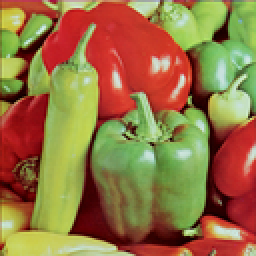
%> input picture lab8/slike/4.2.07.tiff, 128 x 128 px, shrunk from 512 x 512 before the run, given in place of detalj.png, which was not available (shown 2 times larger)
$ octave reg_slike.m   (GNU Octave 9; MATLAB toolbox functions it lacks are replaced by stand-ins)
%> lines starting %> are read from the running program, lines starting %| are printed output that depends on the picture; pictures that were not available may be replaced by others from this repository, and a replacement may not be noted
 addpath('./funkcije')
 addpath('./slike')

%%
[img1, map1] = imread('detalj.png');
%> img1 is the input picture: size 128x128x3 uint8; mean R, G, B 149.9, 115.8, 66.6
%> map1 = []

[img2, map2] = imread('salona.png');
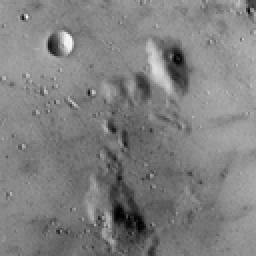
%> input picture lab8/slike/5.1.09.tiff, 128 x 128 px, shrunk from 256 x 256 before the run, given in place of salona.png, which was not available (shown 2 times larger)
%> img2 is the input picture: size 128x128 uint8; min 0, max 251, mean 127.8
%> map2 = []

img_height = size(img1, 1);
%> img_height = 128
img_width = size(img1, 2);
%> img_width = 128

R_corr = zeros(img_height, img_width);

for i = 0: img_height
    for j = 0: img_width
        R_corr(i+1,j+1) = correlation_image (img2, img1, j, i);

    end
end
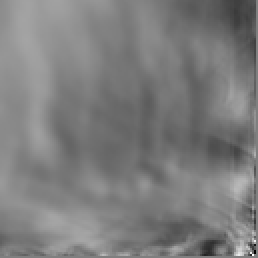
%> R_corr: size 129x129 double (shown 2 times larger); min -6.1e-05, max 6.1e-05, mean -1.05e-06; drawn with min black and max white
figure();
mesh(1:size(R_corr,2), 1:size(R_corr,1), R_corr)
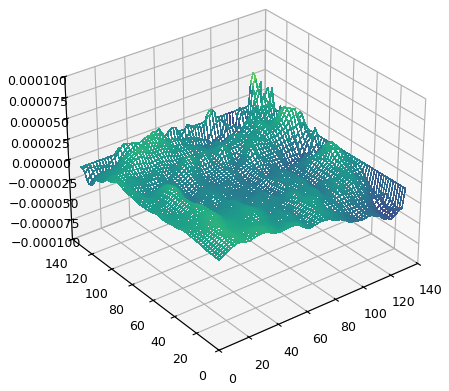
%> figure redrawn from the program's plot data


%%
%> (the run ends here)
